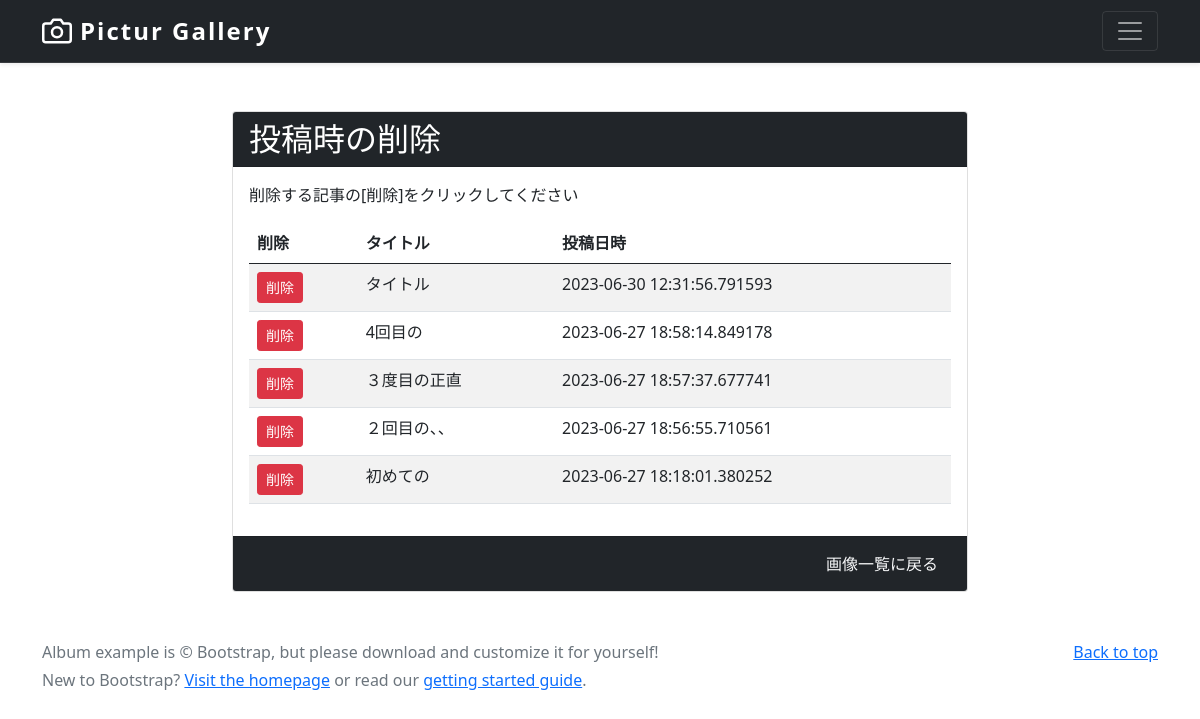
The app's page /picture/mypage/1 (signed in) with its own data.
### apps/pictapp/models.py (models this page shows)
class UserPicture(db.Model):
    __tablename__ = "Pictures"
    id = db.Column(
        db.Integer,
        primary_key = True,
        autoincrement = True)
    user_id = db.Column(
        db.String,
        db.ForeignKey('users.id'))
    username = db.Column(
        db.String,
        index=True)
    title = db.Column(
        db.String)
    comments = db.Column(
        db.Text)
    image_path = db.Column(
        db.String)
    create_at = db.Column(
        db.DateTime,
        default=datetime.now)

### apps/pictapp/views.py (the view)
@pictapp.route('/mypage/<int:user_id>')
@login_required
def mypage(user_id):
    stmt = select(modelpict.UserPicture).filter_by(user_id=user_id).order_by(modelpict.UserPicture.create_at.desc())
    mylist = db.session.execute(stmt).scalars().all()
    return render_template('mypage.html', mylist=mylist)

### apps/models.py (called while the page is built)
@login_manager.user_loader
def load_user(user_id):
    return User.query.get(int(user_id))

### apps/pictapp/templates_pict/mypage.html (shortened to what this page needs)
{% extends 'base.html' %}
{% block contents %}
<div class="container mt-5">
    <div class="row justify-content-center">
        <div class="col-md-8">
            <div class="card">
                <div class="card-header bg-dark text-white">
                    <h2 class="mb-0">投稿時の削除</h2>
                </div>
                <div class="card-body">
                    <p class="card-text">
                        削除する記事の[削除]をクリックしてください
                    </p>
                    <table class="table table-striped">
                        <thead>
                            <tr>
                                <th>削除</th>
                                <th>タイトル</th>
                                <th>投稿日時</th>
                            </tr>
                        </thead>
                        <tbody>
                            {% for entry in mylist %}
                            <tr>
                                <td>
                                    <a href="{{url_for('pictapp.delete', id=entry.id)}}" class="btn btn-danger btn-sm">削除</a>
                                </td>
                                <td>{{entry.title}}</td>
                                <td>{{entry.create_at}}</td>
                            </tr>
                            {% endfor %}
                        </tbody>
                    </table>
                </div>
                <div class="card-footer text-end bg-dark text-white">
                    <a href="{{url_for('pictapp.index',)}}" class="btn btn-link text-decoration-none text-light">画像一覧に戻る</a>
                </div>
            </div>
        </div>
    </div>
</div>
{% endblock %}

### records on screen
UserPicture: title "タイトル", create_at "2023-06-30 12:31:56.791593"
UserPicture: title "4回目の", create_at "2023-06-27 18:58:14.849178"
UserPicture: title "３度目の正直", create_at "2023-06-27 18:57:37.677741"
UserPicture: title "２回目の、、", create_at "2023-06-27 18:56:55.710561"
UserPicture: title "初めての", create_at "2023-06-27 18:18:01.380252"
